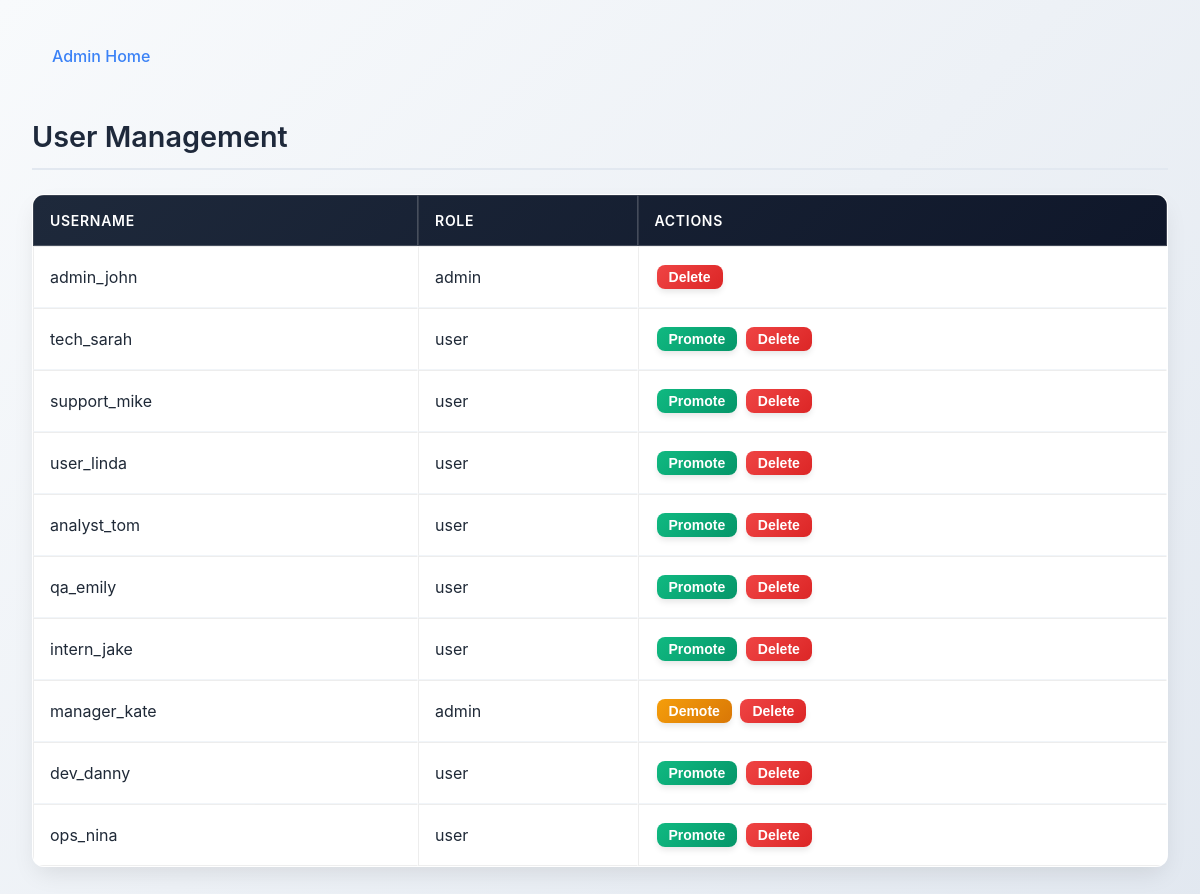
Page /admin/manage-users (signed in) on the earlier database version.
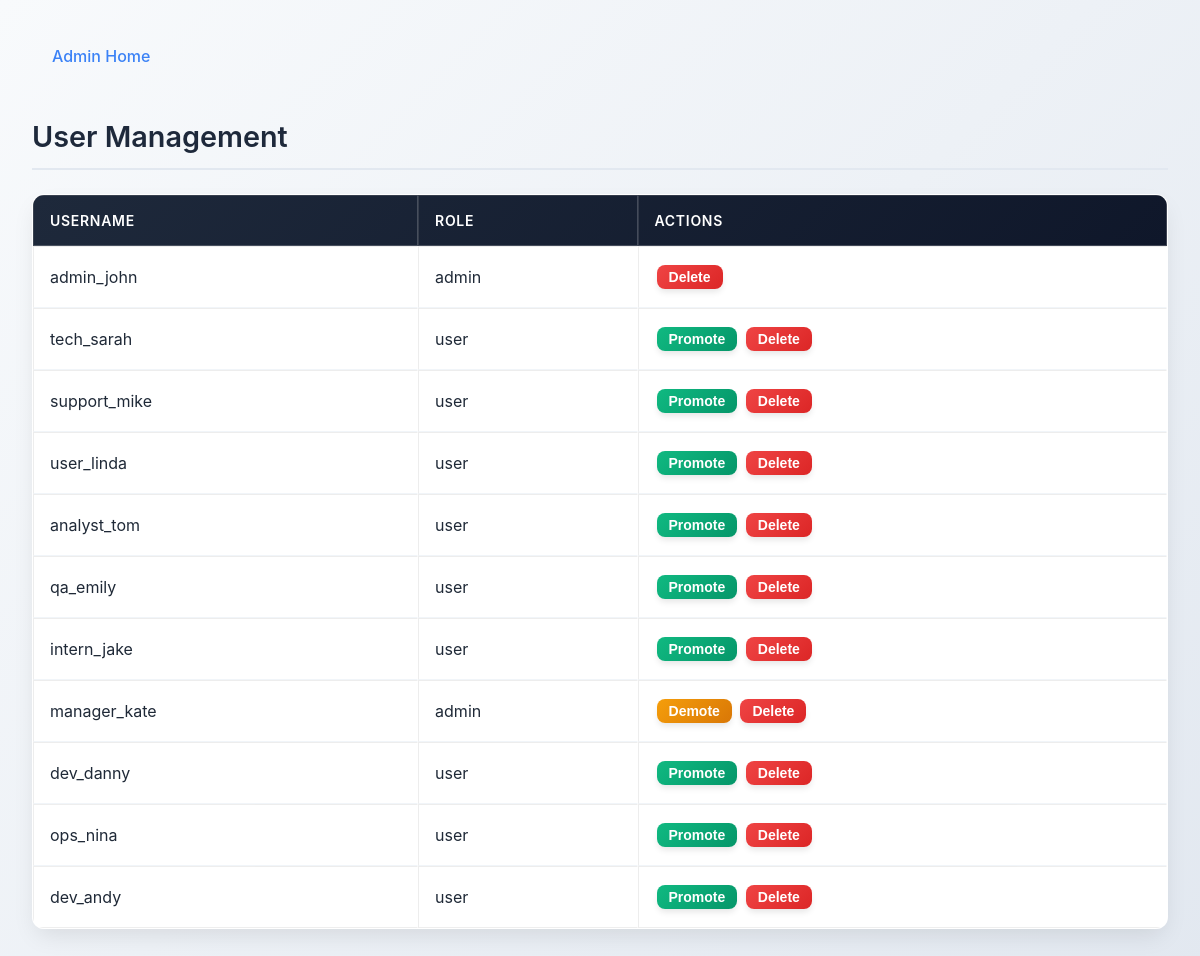
Same page on the later database version.
### app/models.py (models this page shows, shortened)
class User(UserMixin, db.Model):
    __tablename__ = 'user'
    id = db.Column(db.Integer, primary_key=True)
    username = db.Column(db.String(150), unique=True, nullable=False)
    password = db.Column(db.String(150), nullable=False)
    role = db.Column(db.String(20), nullable=False, default='user')
    tickets = db.relationship('Ticket', backref='creator', lazy=True, foreign_keys='Ticket.user_id')
    assigned_tickets = db.relationship('Ticket', backref='assignee', lazy=True, foreign_keys='Ticket.assignee_id')
    def is_admin(self):
        return self.role == 'admin'

### app/main/routes.py (the view)
@main.route('/admin/manage-users')
@login_required
def manage_users():
    if not current_user.is_admin():
        return redirect(url_for('main.user_home'))
    users = User.query.all()
    return render_template('manage_users.html', users=users)

### app/models.py (called while the page is built)
@login_manager.user_loader
def load_user(user_id):
    return User.query.get(int(user_id))

### app/templates/manage_users.html (shortened to what this page needs)
<head>
    <link rel="stylesheet" href="{{ url_for('static', filename='styles.css') }}">
</head>
<body>
<div class="container">
<a href="{{ url_for('main.admin_home') }}">Admin Home</a>
<h2>User Management</h2>
    <table border="1" cellpadding="5">
        <thead>
            <tr>
                <th>Username</th>
                <th>Role</th>
                <th>Actions</th>
            </tr>
        </thead>
        <tbody>
        {% for user in users %}
            <tr>
                <td>{{ user.username }}</td>
                <td>{{ user.role }}</td>
                <td>
                    {% if user.role != 'admin' %}
                        <form method="post" action="{{ url_for('main.promote_user', user_id=user.id) }}" style="display:inline;">
                            <button class="btn btn-sm btn-success">Promote</button>
                        </form>
                    {% elif current_user.id != user.id %}
                        <form method="post" action="{{ url_for('main.demote_user', user_id=user.id) }}" style="display:inline;">
                            <button class="btn btn-sm btn-warning">Demote</button>
                        </form>
                    {% endif %}
                    <form method="post" action="{{ url_for('main.delete_user', user_id=user.id) }}" style="display:inline;" onsubmit="return confirm('Are you sure you want to delete {{ user.username }}?');">
                        <button class="btn btn-sm btn-danger">Delete</button>
                    </form>
                </td>
            </tr>
        {% endfor %}
        </tbody>
    </table>
</div>
</body>

### app/static/styles.css (style rules this page uses)
* { margin: 0; padding: 0; box-sizing: border-box; }
body { font-family: 'Inter', 'Segoe UI', Tahoma, Geneva, Verdana, sans-serif; line-height: 1.6; color: #1f2937; background: linear-gradient(135deg, #f8fafc 0%, #e2e8f0 100%); min-height: 100vh; }
.container { max-width: 1200px; margin: 0 auto; padding: 2rem; }
h2 { font-size: 1.8rem; font-weight: 600; color: #1e293b; margin: 2rem 0 1.5rem 0; padding-bottom: 0.5rem; border-bottom: 2px solid #e2e8f0; }
a { color: #3b82f6; text-decoration: none; font-weight: 500; transition: all 0.3s ease; padding: 0.5rem 1rem; border-radius: 6px; display: inline-block; margin: 0.25rem; }
form { background: rgba(255, 255, 255, 0.95); backdrop-filter: blur(10px); border: 1px solid rgba(255, 255, 255, 0.2); border-radius: 12px; padding: 2rem; margin: 1rem 0; box-shadow: 0 10px 25px -5px rgba(0, 0, 0, 0.1); max-width: 500px; margin-left: auto; margin-right: auto; }
form[style*="display:inline"] { background: none; backdrop-filter: none; border: none; border-radius: 0; padding: 0; margin: 0; box-shadow: none; max-width: none; }
button, input[type="submit"] { background: linear-gradient(135deg, #3b82f6 0%, #1d4ed8 100%); color: white; border: none; padding: 0.75rem 1.5rem; border-radius: 8px; font-size: 1rem; font-weight: 600; cursor: pointer; transition: all 0.3s ease; box-shadow: 0 4px 6px -1px rgba(0, 0, 0, 0.1); margin: 0.25rem; }
.btn-success { background: linear-gradient(135deg, #10b981 0%, #059669 100%); }
.btn-warning { background: linear-gradient(135deg, #f59e0b 0%, #d97706 100%); }
.btn-danger { background: linear-gradient(135deg, #ef4444 0%, #dc2626 100%); }
.btn-sm { padding: 0.25rem 0.75rem; font-size: 0.875rem; margin: 0.125rem; }
table { width: 100%; background: rgba(255, 255, 255, 0.98); border: 1px solid rgba(255, 255, 255, 0.2); border-radius: 12px; overflow: hidden; box-shadow: 0 10px 25px -5px rgba(0, 0, 0, 0.1); margin: 1.5rem 0; border-collapse: separate; border-spacing: 0; }
thead { background: linear-gradient(135deg, #1e293b 0%, #0f172a 100%); }
thead th { color: white; padding: 1rem; font-weight: 600; text-align: left; font-size: 0.875rem; text-transform: uppercase; letter-spacing: 0.05em; }
tbody tr { transition: all 0.3s ease; border-bottom: 1px solid #f1f5f9; }
tbody tr:last-child { border-bottom: none; }
td { padding: 1rem; vertical-align: middle; }
table button { font-size: 0.875rem; padding: 0.5rem 1rem; margin: 0; }
.container > * { animation: fadeIn 0.6s ease-out; }

Differences in the rows shown:
added User: username "dev_andy", role "user"
